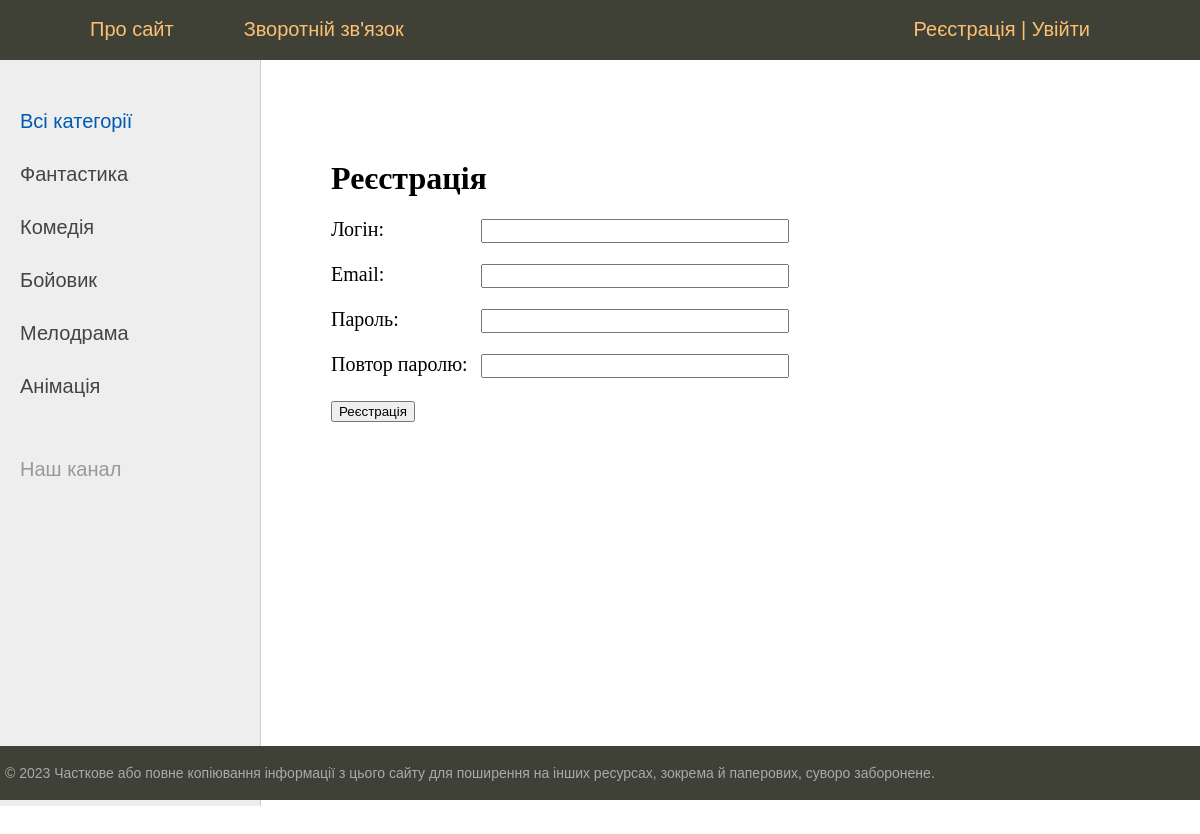
Screenshot of /register/ with the database file from the repository.
### movies/models.py (models this page shows, shortened)
class Category(models.Model):
    name = models.CharField(max_length=100, db_index=True, verbose_name="Категорія")
    slug = models.SlugField(max_length=255, unique=True, null=True, db_index=True, verbose_name="URL")
    def get_absolute_url(self):
        return reverse('category', kwargs={'cat_slug': self.slug})
    class Meta:
        verbose_name = 'Категорія'
        verbose_name_plural = 'Категорії'
        ordering = ['id']

### movies/views.py (the view, shortened to what this page needs)
# urls.py: path('register/', RegisterUser.as_view(), name='register'),
class RegisterUser(DataMixin, CreateView):
    form_class = RegisterUserForm
    template_name = 'movies/register.html'
    success_url = reverse_lazy('login')
    def get_context_data(self, *, object_list=None, **kwargs):
        context = super().get_context_data(**kwargs)
        c_def = self.get_user_context(title='Реєстрація')
        context = dict(list(context.items()) + list(c_def.items()))
        return context

### movies/forms.py
class RegisterUserForm(UserCreationForm):
    username = forms.CharField(label='Логін', widget=forms.TextInput(attrs={'class': 'form-input'}))
    email = forms.EmailField(label='Email', widget=forms.EmailInput(attrs={'class': 'form-input'}))
    password1 = forms.CharField(label='Пароль', widget=forms.PasswordInput(attrs={'class': 'form-input'}))
    password2 = forms.CharField(label='Повтор паролю', widget=forms.PasswordInput(attrs={'class': 'form-input'}))
    class Meta:
        model = User
        fields = ('username', 'email', 'password1', 'password2')
        widgets = {
            'username': forms.TextInput(attrs={'class': 'form-input'}),
            'password1': forms.PasswordInput(attrs={'class': 'form-input'}),
            'password2': forms.PasswordInput(attrs={'class': 'form-input'})
        }

### movies/utils.py (called while the page is built)
    def get_user_context(self, **kwargs):
        context = kwargs
        cats = cache.get('cats')
        if not cats:
            cats = Category.objects.all()
            cache.set('cats', cats, 60)
        user_menu = menu.copy()
        if not self.request.user.is_authenticated:
            user_menu.pop(1)
        context['menu'] = user_menu
        context['cats'] = cats
        if 'cat_selected' not in context:
            context['cat_selected'] = 0
        return context

### movies/templates/movies/register.html (shortened to what this page needs)
{% extends 'movies/base.html' %}
{% block content %}
<h1>{{title}}</h1>
<form method="post">
    {% for f in form %}
    <p><label class="form-label" for="{{ f.id_for_label }}">{{f.label}}: </label>{{ f }}</p>
    {% endfor %}
    <button type="submit">Реєстрація</button>
</form>
{% endblock %}

### movies/templates/movies/base.html (shortened to what this page needs)
<!DOCTYPE html>
{% load static %}
{% load cache %}
<html>
<head>
	<link type="text/css" href="{% static 'movies/css/styles.css' %}" rel="stylesheet" />
</head>
<body>
<table class="table-page" border=0 cellpadding="0" cellspacing="0">
<tr><td valign=top>
{% block mainmenu %}
		<div class="header">
			<ul id="mainmenu" class="mainmenu">
			<li class="logo"><a href="/"><div class="logo"></div></a></li>
{% for m in menu %}
         <li><a href="{% url m.url_name %}">{{m.title}}</a></li>
{% endfor %}
         <li class="last">
			 {% if request.user.is_authenticated %}
				<li class="last"> {{user.username}} | <a href="{% url 'logout' %}">Вийти</a></li>
				{% else %}
				<li class="last"><a href="{% url 'register' %}">Реєстрація</a> | <a href="{% url 'login' %}">Увійти</a></li>
			 {% endif %}
		 </li>
         	</ul>
		</div>
{% endblock mainmenu %}
<table class="table-content" border=0 cellpadding="0" cellspacing="0">
<tr>
	<td valign="top" class="left-chapters">
	<ul id="leftchapters">
		{% cache 60 sidebar %}
{% if cat_selected == 0 %}
		<li class="selected">Всі категорії</li>
{% else %}
		<li><a href="{% url 'home' %}">Всі категорії</a></li>
{% endif %}
		{% endcache %}
{% for c in cats %}
		{% if c.pk == cat_selected %}
				<li class="selected">{{c.name}}</li>
		{% else %}
				<li><a href="{{ c.get_absolute_url }}">{{c.name}}</a></li>
		{% endif %}
{% endfor %}
		<li class="share">
		<p>Наш канал</p>
		<a class="share-yt" href="https://www.youtube.com/watch?v=Gxkpidxz4-c" target="_blank" rel="nofollow"></a>
		</li>
	</ul>
</td>
<td valign="top" class="content">
	<div class="content-text">
{% block content %}
{% endblock %}
	</div>
</td></tr></table>
</td></tr>
<tr><td valign=top>
	<div id="footer">
		<p>&copy; 2023 Часткове або повне копіювання інформації з цього сайту для поширення на інших ресурсах, зокрема й паперових, суворо заборонене.</p>
	</div>
</td></tr></table>
</body>
</html>

### movies/static/movies/css/styles.css (style rules this page uses)
html, body { font-family: 'Arial'; margin: 0; padding: 0; height: 100%; width: 100%; color: #444; }
a { color: #0059b2; text-decoration: none; }
.table-page { width: 100%; height: 100%; vertical-align: top; }
.table-page tr { height: 100%; }
.header { background: #3F4137; height: 60px; }
.logo { background: url('../images/logo_step.png') no-repeat 10px 5px; width: 60px; height: 60px; }
ul.mainmenu { list-style: none; margin: 0; padding: 0; height: 60px; color: #fdc073; font-size: 20px; overflow: hidden; }
ul.mainmenu li { float: left; margin: 18px 40px 0 30px; }
ul.mainmenu li.logo { margin: 0; }
ul.mainmenu li.last { float: right; }
ul.mainmenu li a { color: #fdc073; text-decoration: none; }
.table-content { width: 100%; min-height: 100%; height: 100%; }
.left-chapters { margin: 0; background: #eee; border-right: 1px solid #ccc; min-height: 100%; }
.left-chapters ul { width: 230px; min-height: 100%; margin: 0; padding: 20px 10px 10px 20px; list-style: none; font-size: 20px; }
.left-chapters ul li { margin: 30px 0 0 0; color: #999; }
.left-chapters ul li.selected { color: #0059b2; }
.left-chapters ul li a { color: #444; text-decoration: none; }
.left-chapters ul li.share { margin: 60px 0 0 0; }
.left-chapters ul li.share p { margin: 30px 0 30px 0; }
.left-chapters ul li.share a { display: inline-block; width: 40px; height: 40px; margin: 0 20px 0 0; }
.left-chapters ul li.share a.share-yt { width: 100%; height: 30px; background: url('../images/share_yt.png') no-repeat 0 0 }
.content { padding: 40px 20px 20px 40px; width: 100%; box-sizing: border-box; }
.content-text { margin: 60px 0 0 30px; color: #000; font-size: 20px; font-family: Yandex Sans Display Light; }
.content-text h1 { font-size: 32px; }
#footer { box-sizing: border-box; background: #3F4137; padding: 5px; color: #aaa; font-size: 14px; font-family: Verdana, Geneva, Arial, Helvetica; text-align: left; overflow: hidden; }
.form-input { width: 300px; font-size: 16px; }
.form-label { display: inline-block; min-width: 150px; vertical-align: top; }

### rows the page displays
Category: name "Фантастика"
Category: name "Комедія"
Category: name "Бойовик"
Category: name "Мелодрама"
Category: name "Анімація"

### other values shown
{{ m.title }} "Про сайт" "Зворотній зв'язок"
{{ title }} "Реєстрація"
{{ f.label }} "Логін" "Email" "Пароль" "Повтор паролю"
